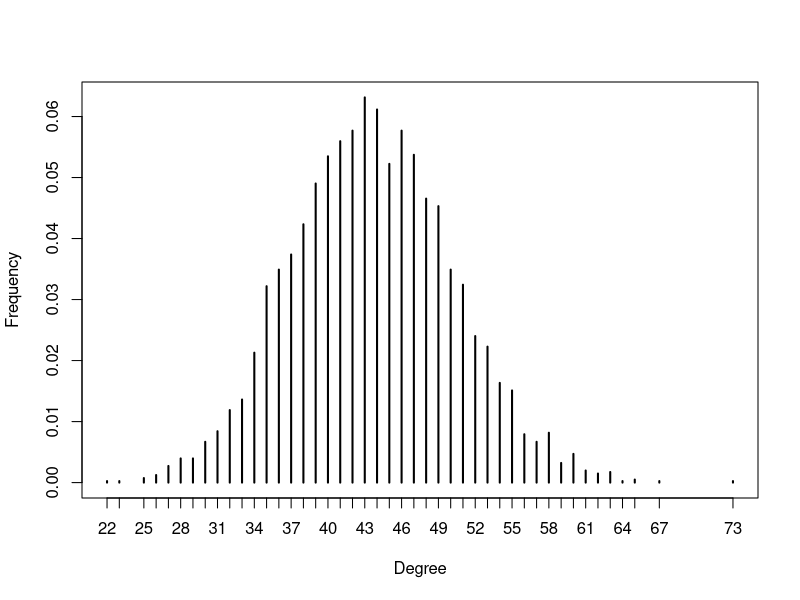

This chart was generated by the following R code:
library(igraph)

Rfb = erdos.renyi.game(4039, 0.0108) #fb graph with number of nodes 4039
t = table(degree(Rfb))
# Plotting the frequency plot of degree of each node
plot(t / sum(t),xlab="Degree", ylab="Frequency")